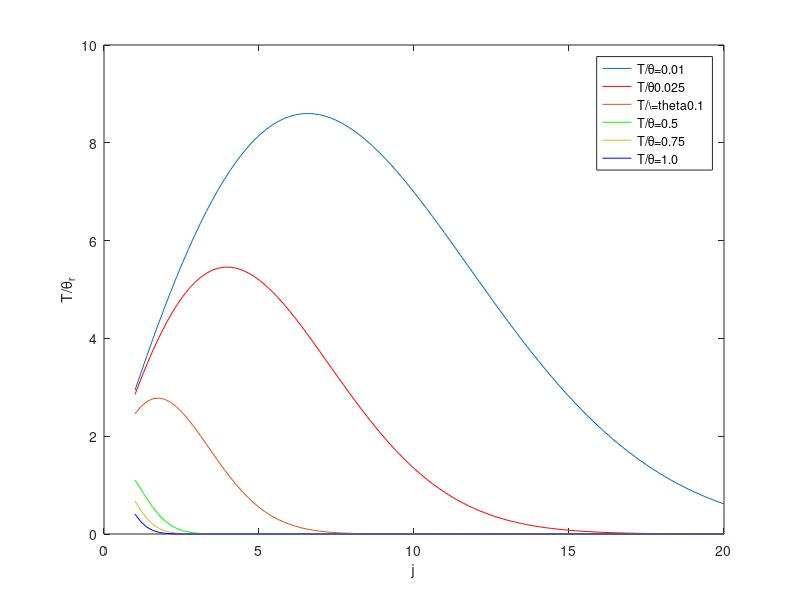

Write MATLAB code to recreate this figure.


N = 100;

Ttheta = [0.01 0.025 0.1 0.5 0.75 1.0];
C = ['-r' '-g' '-b' 'c' 'm' 'y'];

F = zeros(N);

for i=1:length(Ttheta)
    j = linspace(1,20,N);
    F = (2*j + 1).*exp(-j.*(j + 1)*Ttheta(i));
    plot(j, F, C(i))
    hold on
end

xlabel('j')
ylabel('T/\theta_r')
legend('T/\theta=0.01','T/\theta0.025', 'T/\=theta0.1','T/\theta=0.5','T/\theta=0.75','T/\theta=1.0')

pause()
